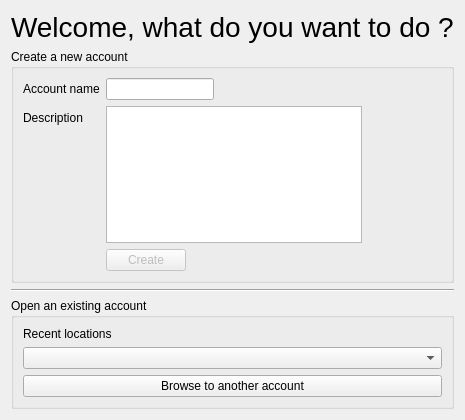
<?xml version="1.0" encoding="UTF-8"?>
<ui version="4.0">
 <class>StartupDialog</class>
 <widget class="QDialog" name="StartupDialog">
  <property name="geometry">
   <rect>
    <x>0</x>
    <y>0</y>
    <width>384</width>
    <height>420</height>
   </rect>
  </property>
  <property name="windowTitle">
   <string>Dialog</string>
  </property>
  <layout class="QVBoxLayout" name="verticalLayout_2">
   <item>
    <widget class="QLabel" name="label">
     <property name="font">
      <font>
       <pointsize>21</pointsize>
      </font>
     </property>
     <property name="text">
      <string>Welcome, what do you want to do ?</string>
     </property>
    </widget>
   </item>
   <item>
    <widget class="QGroupBox" name="groupBox">
     <property name="title">
      <string>Create a new account</string>
     </property>
     <layout class="QFormLayout" name="formLayout_2">
      <property name="fieldGrowthPolicy">
       <enum>QFormLayout::FieldsStayAtSizeHint</enum>
      </property>
      <item row="0" column="0">
       <widget class="QLabel" name="label_2">
        <property name="text">
         <string>Account name</string>
        </property>
       </widget>
      </item>
      <item row="0" column="1">
       <widget class="QLineEdit" name="accountName"/>
      </item>
      <item row="1" column="0">
       <widget class="QLabel" name="label_3">
        <property name="text">
         <string>Description</string>
        </property>
       </widget>
      </item>
      <item row="1" column="1">
       <widget class="QTextEdit" name="description"/>
      </item>
      <item row="2" column="1">
       <widget class="QPushButton" name="create">
        <property name="enabled">
         <bool>false</bool>
        </property>
        <property name="text">
         <string>Create</string>
        </property>
       </widget>
      </item>
     </layout>
    </widget>
   </item>
   <item>
    <widget class="Line" name="line">
     <property name="orientation">
      <enum>Qt::Horizontal</enum>
     </property>
    </widget>
   </item>
   <item>
    <widget class="QGroupBox" name="groupBox_2">
     <property name="title">
      <string>Open an existing account</string>
     </property>
     <layout class="QVBoxLayout" name="verticalLayout">
      <item>
       <widget class="QLabel" name="label_4">
        <property name="text">
         <string>Recent locations</string>
        </property>
       </widget>
      </item>
      <item>
       <widget class="QComboBox" name="recent"/>
      </item>
      <item>
       <widget class="QPushButton" name="browse">
        <property name="text">
         <string>Browse to another account</string>
        </property>
       </widget>
      </item>
     </layout>
    </widget>
   </item>
  </layout>
 </widget>
 <resources/>
 <connections/>
</ui>
